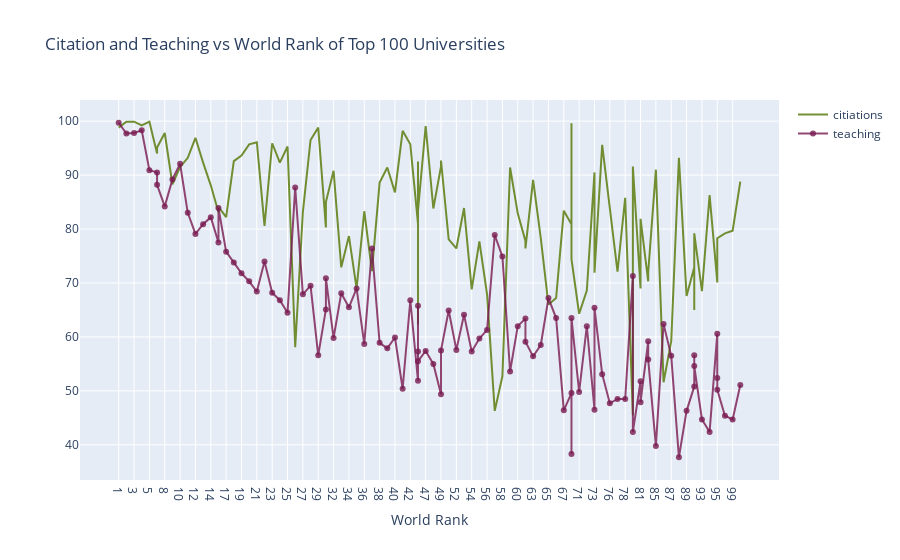

Source (notebook cell):
### Markdown cell above
<a id="2"></a> <br>
# Line Charts
<font color='blue'>
Line Charts Example: Citation and Teaching vs World Rank of Top 100 Universities
<font color='purple'>
*  Import graph_objs as *go*
*  Creating traces
    * x = x axis
    * y = y axis
    * mode = type of plot like marker, line or line + markers
    * name = name of the plots
    * marker = marker is used with dictionary. 
        * color = color of lines. It takes RGB (red, green, blue) and opacity (alpha)
    * text = The hover text (hover is curser)
* data = is a list that we add traces into it
* layout = it is dictionary.
    * title = title of layout
    * x axis = it is dictionary
        * title = label of x axis
        * ticklen = length of x axis ticks
        * zeroline = showing zero line or not
*  fig = it includes data and layout
*  iplot() = plots the figure(fig) that is created by data and layout

### Code cell
# prepare data frame
df = timesData.iloc[:100,:]

# import graph object as "go"
import plotly.graph_objs as go

# Creatin trace1
trace1 = go.Scatter(
                    x = df.world_rank,
                    y = df.citations,
                    mode = "lines",
                    name = "citiations",
                    marker = dict(color = 'rgba(83, 118, 2, 0.8)'),
                    text = df.university_name)

# Creating trace2
trace2 = go.Scatter(
                    x = df.world_rank,
                    y = df.teaching,
                    mode = "lines+markers",
                    name = "teaching", 
                    marker = dict(color= 'rgba(120, 26, 80, 0.8)'),
                    text = df.university_name)
data = [trace1, trace2]
layout = dict(title = 'Citation and Teaching vs World Rank of Top 100 Universities',
              xaxis= dict(title='World Rank', ticklen= 5,zeroline=False)
             )
fig = dict(data = data, layout = layout)
iplot(fig)

### Figure 1 — Plotly figure (JSON) as saved in the notebook; plotly's stock layout.template omitted (floating-point values rounded to 4 significant figures)
{"data": [{"marker": {"color": "rgba(83, 118, 2, 0.8)"}, "mode": "lines", "name": "citiations", "text": ["Harvard University", "California Institute of Technology", "Massachusetts Institute of Technology", "Stanford University", "Princeton University", "University of Cambridge", "University of Oxford", "University of California, Berkeley", "Imperial College London", "Yale University", "University of California, Los Angeles", "University of Chicago", "Johns Hopkins University", "Cornell University", "ETH Zurich – Swiss Federal Institute of Technology Zurich", "University of Michigan", "University of Toronto", "Columbia University", "University of Pennsylvania", "Carnegie Mellon University", "University of Hong Kong", "University College London", "University of Washington", "Duke University", "Northwestern University", "University of Tokyo", "Georgia Institute of Technology", "Pohang University of Science and Technology", "University of California, Santa Barbara", "University of British Columbia", "University of North Carolina at Chapel Hill", "University of California, San Diego", "University of Illinois at Urbana-Champaign", "National University of Singapore", "McGill University", "University of Melbourne", "Peking University", "Washington University in St Louis", "École Polytechnique", "University of Edinburgh", "Hong Kong University of Science and Technology", "École Normale Supérieure", "Australian National University", "Karolinska Institute", "University of Göttingen", "University of Wisconsin", "Rice University", "École Polytechnique Fédérale de Lausanne", "University of California, Irvine", "University of Science and Technology of China", "Vanderbilt University", "University of Minnesota", "Tufts University", "University of California, Davis", "Brown University", "University of Massachusetts", "Kyoto University", "Tsinghua University", "Boston University", "New York University", "Emory University", "LMU Munich", "University of Notre Dame", "University of Pittsburgh", "Case Western Reserve University", "Ohio State University", "University of Colorado Boulder", "University of Bristol", "University of California, Santa Cruz", "Yeshiva University", "University of Sydney", "University of Virginia", "University of Adelaide", "University of Southern California", "William & Mary", "Trinity College Dublin", "King’s College London", "Stony Brook University", "Korea Advanced Institute of Science and Technology (KAIST)", "University of Sussex", "The University of Queensland", "University of York", "Heidelberg University", "University of Utah", "Durham University", "London School of Economics and Political Science", "University of Manchester", "Royal Holloway, University of London", "Lund University", "University of Southampton", "University of Zurich", "Wake Forest University", "McMaster University", "University College Dublin", "George Washington University", "University of Arizona", "University of Basel", "University of Maryland, College Park", "Dartmouth College", "École Normale Supérieure de Lyon"], "type": "scatter", "x": ["1", "2", "3", "4", "5", "6", "6", "8", "9", "10", "11", "12", "13", "14", "15", "15", "17", "18", "19", "20", "21", "22", "23", "24", "25", "26", "27", "28", "29", "30", "30", "32", "33", "34", "35", "36", "37", "38", "39", "40", "41", "42", "43", "43", "43", "43", "47", "48", "49", "49", "51", "52", "53", "54", "55", "56", "57", "58", "59", "60", "61", "61", "63", "64", "65", "66", "67", "68", "68", "68", "71", "72", "73", "73", "75", "76", "77", "78", "79", "79", "81", "81", "83", "83", "85", "86", "87", "88", "89", "90", "90", "90", "93", "94", "95", "95", "95", "98", "99", "100"], "y": [98.8, 99.9, 99.9, 99.2, 99.9, 94.0, 95.1, 97.8, 88.3, 91.5, 93.2, 96.9, 92.3, 88.1, 83.1, 84.1, 82.2, 92.6, 93.6, 95.7, 96.1, 80.6, 95.9, 92.3, 95.3, 58.1, 83.2, 96.5, 98.8, 80.3, 85.0, 90.8, 72.9, 78.7, 69.0, 83.3, 72.2, 88.6, 91.4, 86.8, 98.2, 95.7, 81.0, 62.3, 92.5, 83.4, 99.1, 83.8, 91.6, 92.7, 78.1, 76.4, 83.9, 68.8, 77.7, 67.9, 46.3, 52.7, 91.4, 82.9, 77.8, 76.4, 89.1, 78.3, 66.0, 67.2, 83.4, 80.9, 99.6, 74.4, 64.3, 68.6, 90.5, 71.9, 95.6, 84.4, 72.1, 85.8, 45.5, 91.6, 69.0, 81.9, 70.3, 72.0, 91.0, 51.6, 59.2, 93.2, 67.6, 72.9, 65.0, 79.2, 68.5, 86.3, 70.2, 70.1, 78.3, 79.2, 79.7, 88.8]}, {"marker": {"color": "rgba(120, 26, 80, 0.8)"}, "mode": "lines+markers", "name": "teaching", "text": ["Harvard University", "California Institute of Technology", "Massachusetts Institute of Technology", "Stanford University", "Princeton University", "University of Cambridge", "University of Oxford", "University of California, Berkeley", "Imperial College London", "Yale University", "University of California, Los Angeles", "University of Chicago", "Johns Hopkins University", "Cornell University", "ETH Zurich – Swiss Federal Institute of Technology Zurich", "University of Michigan", "University of Toronto", "Columbia University", "University of Pennsylvania", "Carnegie Mellon University", "University of Hong Kong", "University College London", "University of Washington", "Duke University", "Northwestern University", "University of Tokyo", "Georgia Institute of Technology", "Pohang University of Science and Technology", "University of California, Santa Barbara", "University of British Columbia", "University of North Carolina at Chapel Hill", "University of California, San Diego", "University of Illinois at Urbana-Champaign", "National University of Singapore", "McGill University", "University of Melbourne", "Peking University", "Washington University in St Louis", "École Polytechnique", "University of Edinburgh", "Hong Kong University of Science and Technology", "École Normale Supérieure", "Australian National University", "Karolinska Institute", "University of Göttingen", "University of Wisconsin", "Rice University", "École Polytechnique Fédérale de Lausanne", "University of California, Irvine", "University of Science and Technology of China", "Vanderbilt University", "University of Minnesota", "Tufts University", "University of California, Davis", "Brown University", "University of Massachusetts", "Kyoto University", "Tsinghua University", "Boston University", "New York University", "Emory University", "LMU Munich", "University of Notre Dame", "University of Pittsburgh", "Case Western Reserve University", "Ohio State University", "University of Colorado Boulder", "University of Bristol", "University of California, Santa Cruz", "Yeshiva University", "University of Sydney", "University of Virginia", "University of Adelaide", "University of Southern California", "William & Mary", "Trinity College Dublin", "King’s College London", "Stony Brook University", "Korea Advanced Institute of Science and Technology (KAIST)", "University of Sussex", "The University of Queensland", "University of York", "Heidelberg University", "University of Utah", "Durham University", "London School of Economics and Political Science", "University of Manchester", "Royal Holloway, University of London", "Lund University", "University of Southampton", "University of Zurich", "Wake Forest University", "McMaster University", "University College Dublin", "George Washington University", "University of Arizona", "University of Basel", "University of Maryland, College Park", "Dartmouth College", "École Normale Supérieure de Lyon"], "type": "scatter", "x": ["1", "2", "3", "4", "5", "6", "6", "8", "9", "10", "11", "12", "13", "14", "15", "15", "17", "18", "19", "20", "21", "22", "23", "24", "25", "26", "27", "28", "29", "30", "30", "32", "33", "34", "35", "36", "37", "38", "39", "40", "41", "42", "43", "43", "43", "43", "47", "48", "49", "49", "51", "52", "53", "54", "55", "56", "57", "58", "59", "60", "61", "61", "63", "64", "65", "66", "67", "68", "68", "68", "71", "72", "73", "73", "75", "76", "77", "78", "79", "79", "81", "81", "83", "83", "85", "86", "87", "88", "89", "90", "90", "90", "93", "94", "95", "95", "95", "98", "99", "100"], "y": [99.7, 97.7, 97.8, 98.3, 90.9, 90.5, 88.2, 84.2, 89.2, 92.1, 83.0, 79.1, 80.9, 82.2, 77.5, 83.9, 75.8, 73.8, 71.8, 70.3, 68.4, 74.0, 68.2, 66.8, 64.5, 87.7, 67.9, 69.5, 56.6, 65.1, 70.9, 59.8, 68.1, 65.5, 69.0, 58.7, 76.4, 58.9, 57.9, 59.9, 50.4, 66.8, 51.9, 65.8, 57.3, 55.5, 57.4, 55.0, 49.4, 57.5, 64.9, 57.6, 64.1, 57.3, 59.7, 61.3, 78.9, 74.9, 53.6, 62.0, 63.4, 59.1, 56.4, 58.5, 67.2, 63.5, 46.4, 49.6, 38.3, 63.5, 49.8, 62.0, 46.5, 65.4, 53.1, 47.7, 48.5, 48.5, 71.3, 42.4, 51.8, 47.9, 59.2, 55.8, 39.8, 62.4, 56.5, 37.7, 46.3, 50.8, 56.6, 54.6, 44.7, 42.4, 60.6, 52.4, 50.2, 45.4, 44.7, 51.1]}], "layout": {"title": {"text": "Citation and Teaching vs World Rank of Top 100 Universities"}, "xaxis": {"ticklen": 5, "title": {"text": "World Rank"}, "zeroline": false}}}
